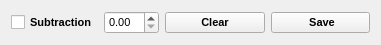
   <widget class="QWidget" name="layoutWidget">
    <property name="geometry">
     <rect>
      <x>1180</x>
      <y>60</y>
      <width>381</width>
      <height>27</height>
     </rect>
    </property>
    <layout class="QHBoxLayout" name="horizontalLayout_4">
     <item>
      <layout class="QHBoxLayout" name="horizontalLayout_3">
       <item>
        <widget class="QCheckBox" name="checkBox_sub">
         <property name="font">
          <font>
           <pointsize>8</pointsize>
           <weight>75</weight>
           <bold>true</bold>
          </font>
         </property>
         <property name="text">
          <string>Subtraction</string>
         </property>
        </widget>
       </item>
       <item>
        <widget class="QDoubleSpinBox" name="doubleSpinBox_sub">
         <property name="font">
          <font>
           <pointsize>8</pointsize>
          </font>
         </property>
         <property name="singleStep">
          <double>0.010000000000000</double>
         </property>
        </widget>
       </item>
      </layout>
     </item>
     <item>
      <widget class="QPushButton" name="button_clear_chart">
       <property name="font">
        <font>
         <pointsize>8</pointsize>
         <weight>75</weight>
         <bold>true</bold>
        </font>
       </property>
       <property name="text">
        <string>Clear</string>
       </property>
      </widget>
     </item>
     <item>
      <widget class="QPushButton" name="button_save_chart">
       <property name="font">
        <font>
         <pointsize>8</pointsize>
         <weight>75</weight>
         <bold>true</bold>
        </font>
       </property>
       <property name="text">
        <string> Save</string>
       </property>
      </widget>
     </item>
    </layout>
   </widget>
